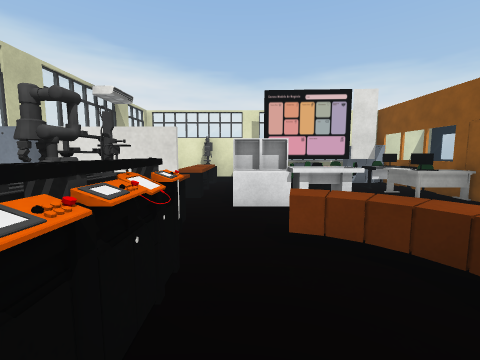
view 1 (above)

14 first-person views from a walk through a 3-D level made in the Unity game engine. The camera is 1.2 m above the floor, tilts 6° down and sees 90° across. The floor is counted in squares, 1 m on a side. Each view is taken from the middle of a square. On the plan, view 1 faces up. The plan holds only what a view shows up to about 12 squares ahead; the rest is blank. The player is left out. Some surface patterns are stand-ins.

view 2
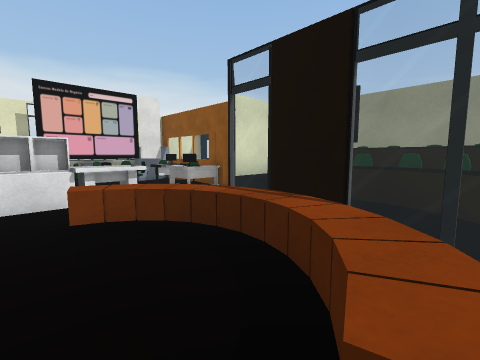

view 3
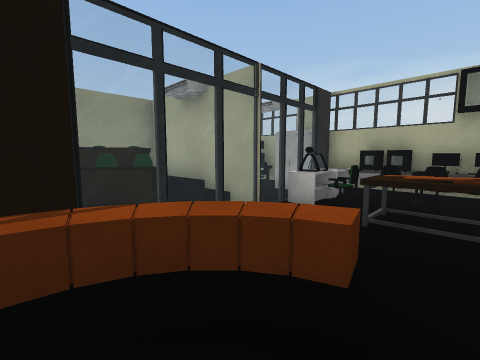

view 4
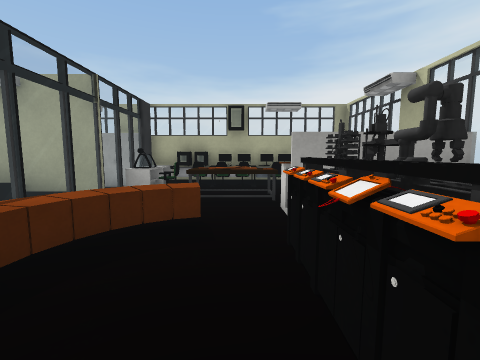

view 5
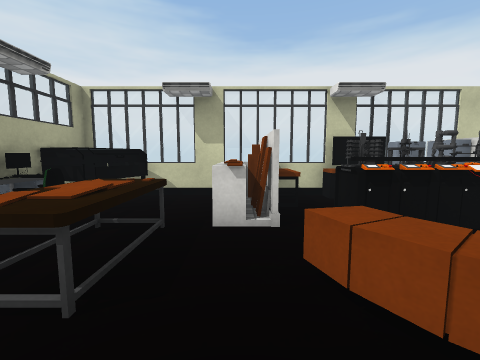

view 6
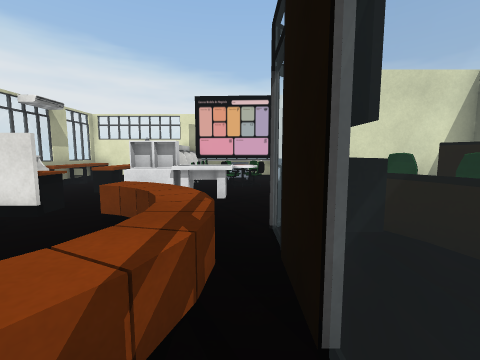

view 7
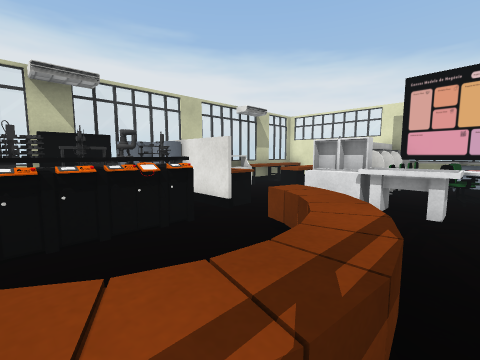

view 8
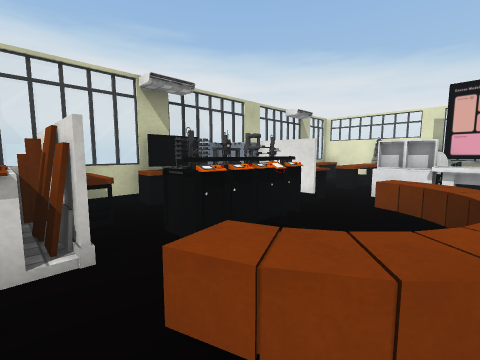

view 9
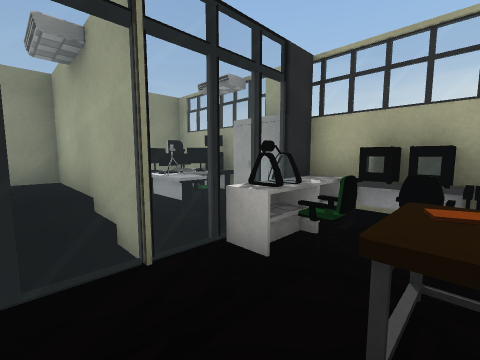

view 10
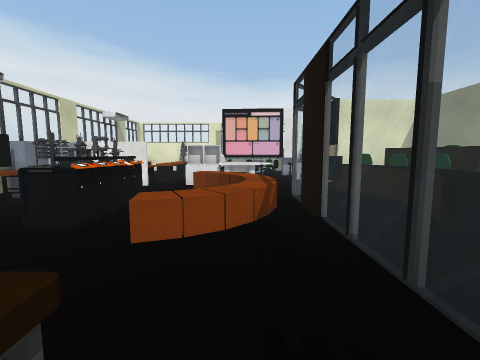

view 11
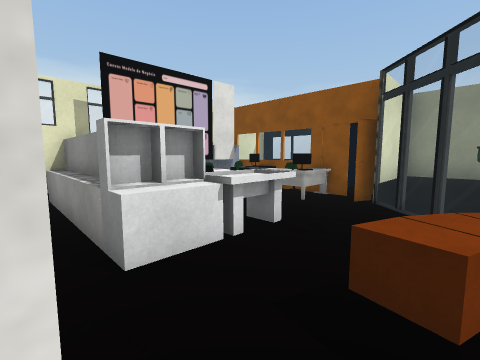

view 12
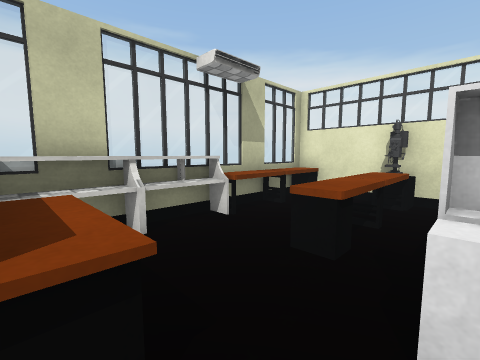

view 13
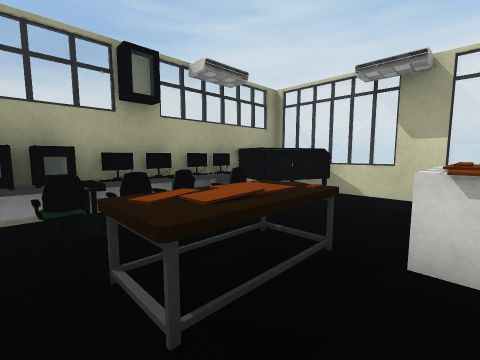

view 14
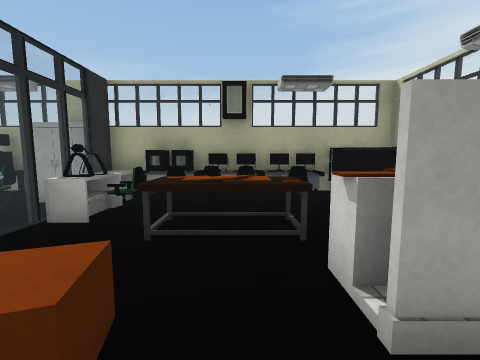

### Floor plan
Key: @ floor where view 1 was taken; # wall or solid block; x gap in a wall; . main floor; : floor 0.25 m higher than the main floor; = window, fence, low wall or low ledge; ^ raised ledge.
Columns run from 4 left of view 1 to 6 right of it. Each row starts with its distance up from view 1.
 11 ######
 10 =.x^#######
  9 #.^^##=^==#
  8 =.^^##=^^=#
  7 =.^^##== ^^
  6 = ..##^^.^^
  5 # ......###
  4 ##^^....==#
  3 ##...^^ =##
  2 #..=..^##=#
  1 #..=..^^#=#
  0 #..#@.^.==#
 -1 ^^##.^=.=^#
 -2 ^^^^....=:#
 -3 #...^^..=##
 -4 #..^^^.#=##
 -5 #=#===^^=^^
 -6 #=#^###^###
 -7 ###########

Positions as (right, up) in squares from view 1, and headings:
1: (0, 0), facing up
2: (0, -1), facing up-right
3: (0, 1), facing down-right
4: (0, 3), facing down
5: (3, -2), facing left
6: (3, -1), facing up
7: (3, 0), facing up-left
8: (2, -2), facing up-left
9: (1, -2), facing down-right
10: (2, -4), facing up
11: (-1, 3), facing up-right
12: (0, 4), facing up-left
13: (2, -2), facing down-left
14: (0, 0), facing down
